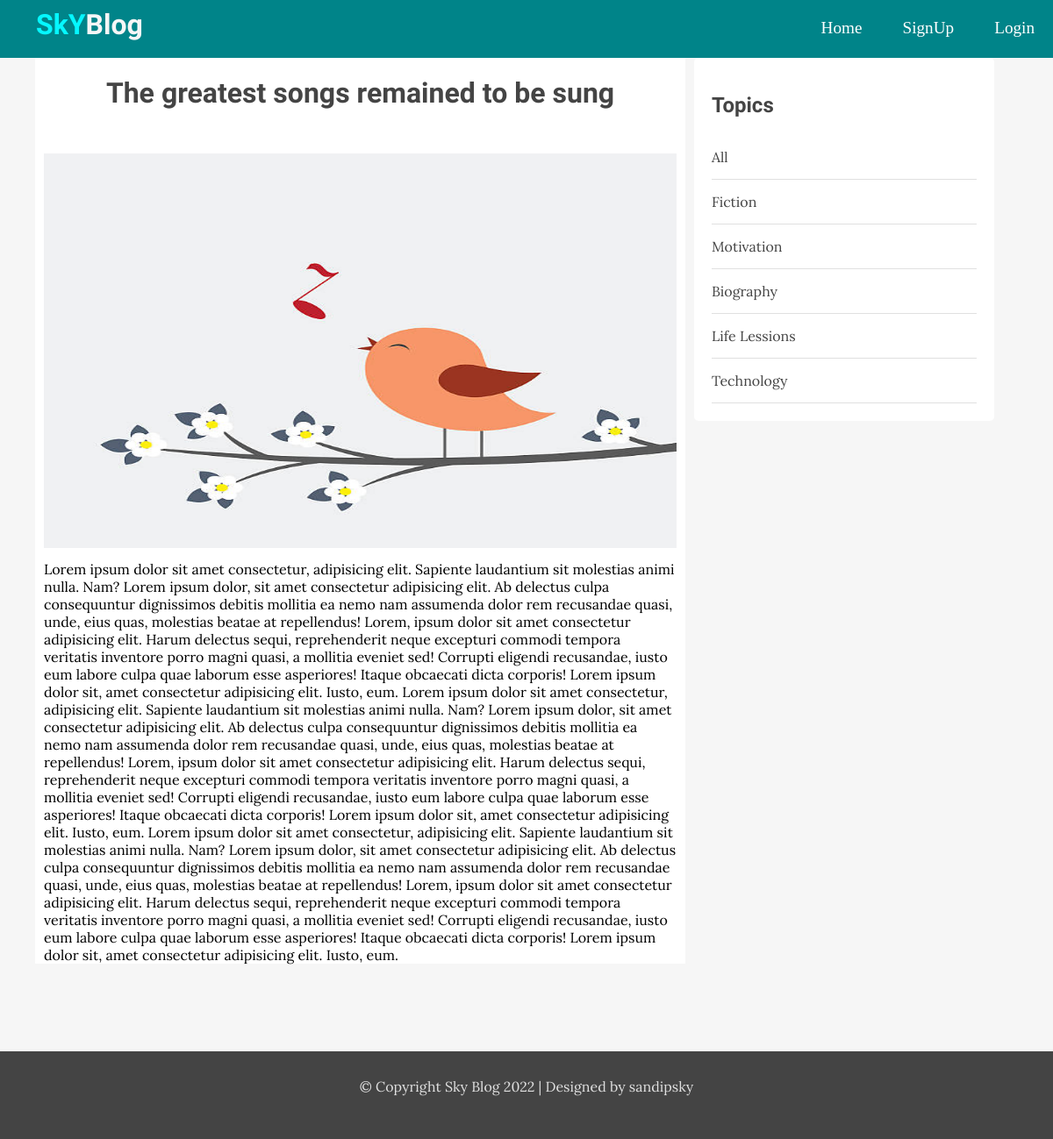
Page /post/7 on the committed database.
### blog/models.py (models this page shows, shortened)
class Post(models.Model):
    title = models.CharField(max_length=200, blank=True, null=True)
    desc = models.TextField(blank=True, null=True)
    date_created = models.DateField(auto_now_add=True, blank=True, null=True)
    author = models.ForeignKey(User, on_delete=models.CASCADE, blank=True, null=True)
    category = models.ForeignKey(PostCategory, on_delete=models.CASCADE, blank=True, null=True)
    cover = models.ImageField(upload_to='images', blank=True, null=True)
    @property
    def get_photo_url(self):
        if self.cover and hasattr(self.cover, 'url'):
            return self.cover.url
        else:
            return "/static/images/1.jpg"

### blog/views.py (the view)
# urls.py: path('post/<int:pk>', postDetail, name='detail'),
def postDetail(request, pk):
    post = Post.objects.get(id=pk)
    context = {'post':post}
    return render(request, 'detail.html', context)

### blog/templates/detail.html
{% extends 'base.html' %}
{% block content %}
<div class="content">
    <div class="main-content single">
        <h1 class="post-title">{{post.title}}</h1>
        <img src="{{post.get_photo_url}}" alt="" class="singleimg">
        {{post.desc}}
    </div>
<div class="sidebar">
    <div class="section topics">
        <h2 class="section-title">Topics</h2>
        <ul>
            <li><a href="#">All</a></li>
            <li><a href="#">Fiction</a></li>
            <li><a href="#">Motivation</a></li>
            <li><a href="#">Biography</a></li>
            <li><a href="#">Life Lessions</a></li>
            <li><a href="#">Technology</a></li>
        </ul>
    </div>
</div>
</div>
{% endblock %}

### static/css/style.css (style rules this page uses)
* { box-sizing: border-box; }
body { margin: 0; padding: 0; background: #f6f6f6; font-family: 'Lora'; position: relative; display: flex; flex-direction: column; min-height: 100vh; }
h1, h2, h3, h4, h5, h6 { font-family: 'Candal'; color: #444; }
a { text-decoration: none; }
.content { width: 95%; margin: 0px auto; margin-bottom: 100px; }
.main-content { float: left; width: 70%; padding: auto; }
.sidebar { width: 30%; float: left; height: 300px; }
.sidebar { height: fit-content; }
.sidebar .section { background-color: white; padding: 20px; border-radius: 5px; }
.sidebar .section.topics ul { margin: 0; padding: 0; list-style-type: none; }
.sidebar .section.topics ul li a { display: block; padding: 15px 0px; color: #444; border-bottom: 1px solid #e0e0e0; }
.single { background-color: white; width: 65%; margin: 0 10px; padding: 0 10px; }
.single .post-title { text-align: center; margin-bottom: 40px; }
.singleimg { height: 450px; width: 100%; margin: 10px auto; }

### rows in the picture
Post: title "The greatest songs remained to be sung", get_photo_url (picture), desc "Lorem ipsum dolor sit amet consectetur, adipisicing elit. Sapiente laudantium sit molestias animi nulla. Nam? Lorem ipsum dolor, sit amet consectetur adipisicing elit. Ab delectus culpa consequuntur dignissimos debitis mollitia ea nemo nam assumenda dolor rem recusandae quasi, unde, eius quas, molestias beatae at repellendus! Lorem, ipsum dolor sit amet consectetur adipisicing elit. Harum delectus sequi, reprehenderit neque excepturi commodi tempora veritatis inventore porro magni quasi, a mollitia eveniet sed! Corrupti eligendi recusandae, iusto eum labore culpa quae laborum esse asperiores! Itaque obcaecati dicta corporis! Lorem ipsum dolor sit, amet consectetur adipisicing elit. Iusto,…"
